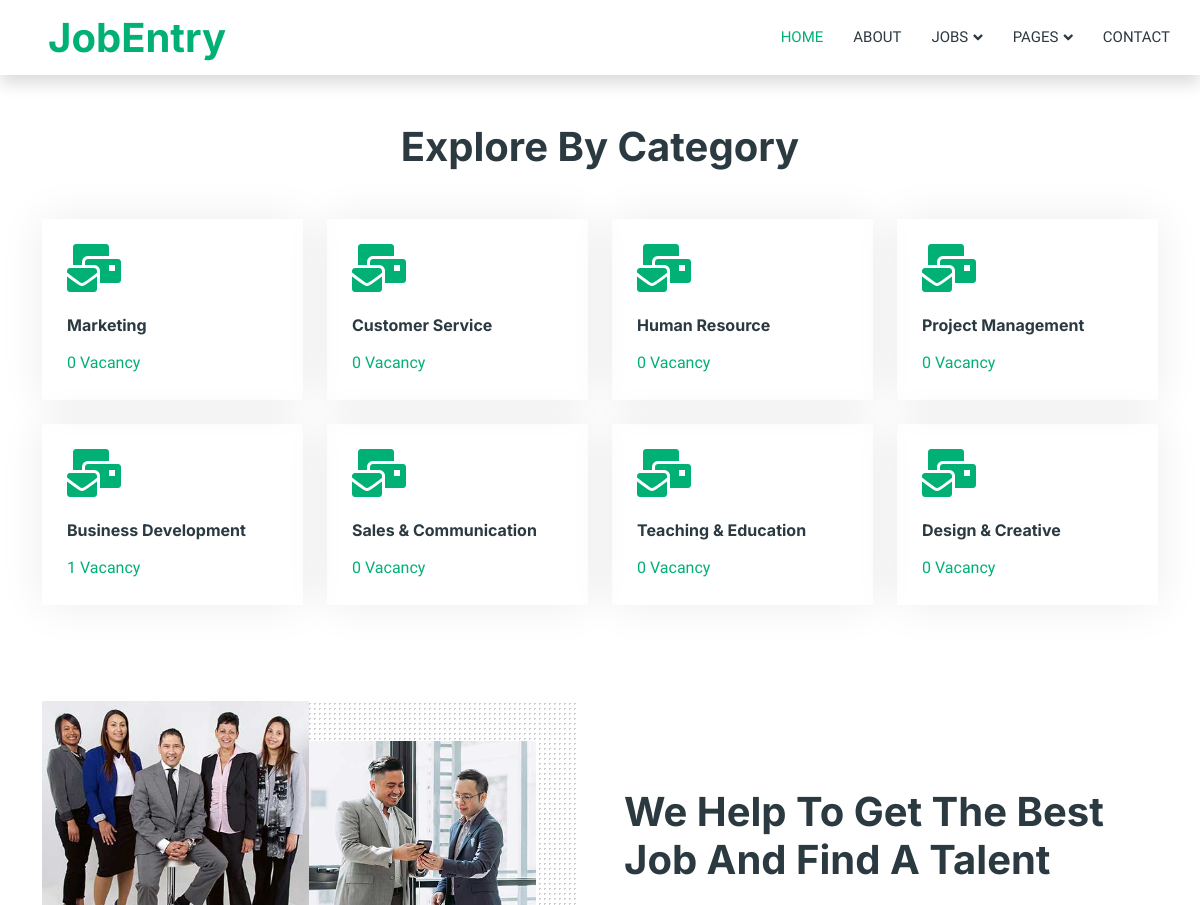
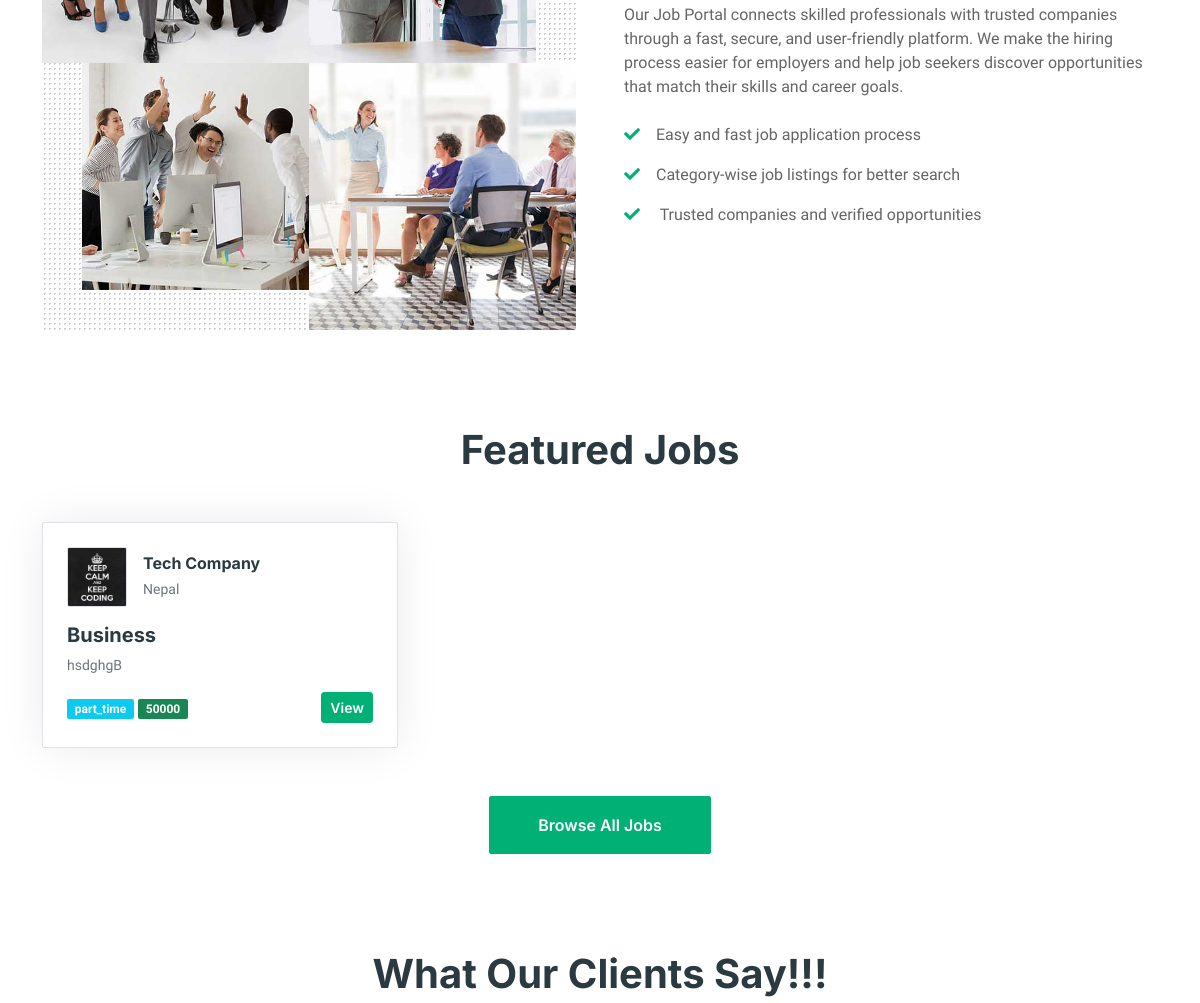
The app's page / (upper part), older data (2 pictures, top to bottom).
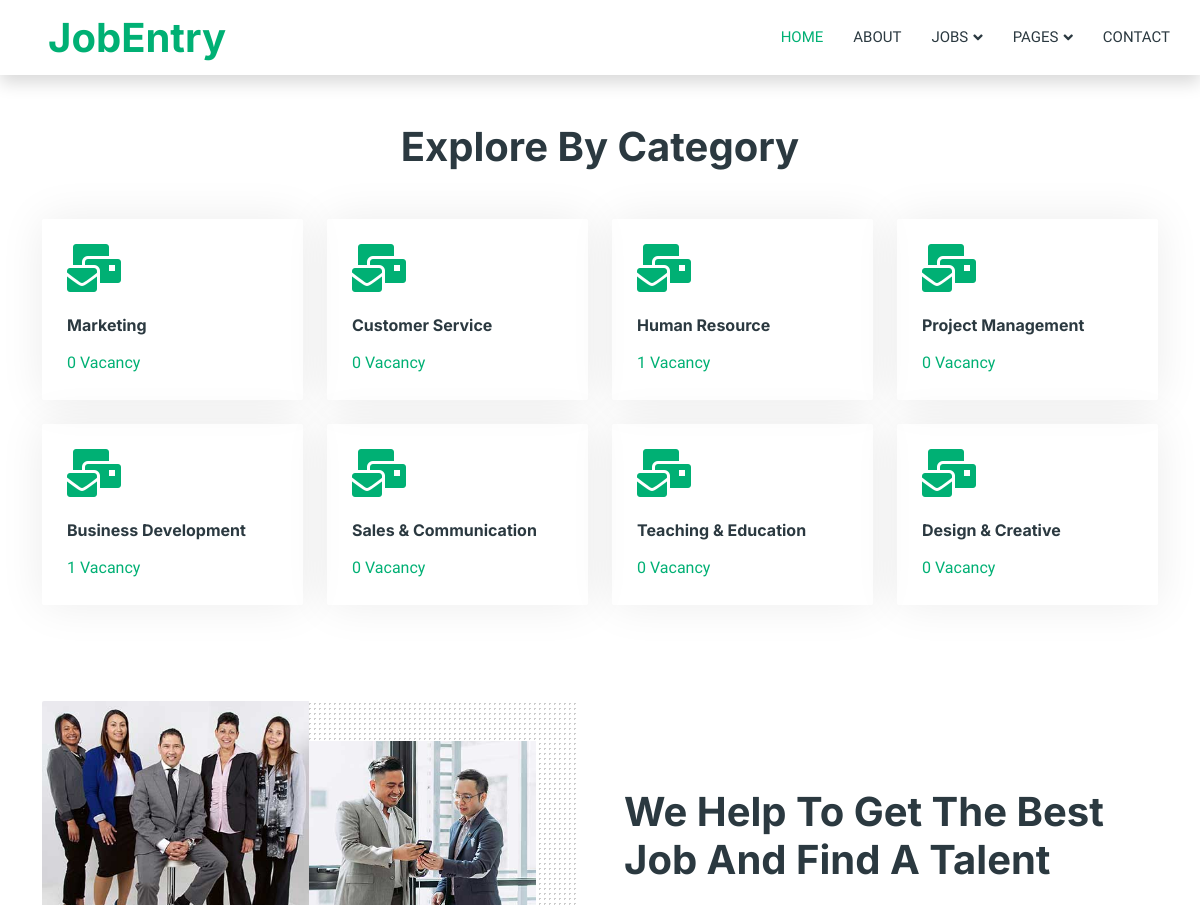
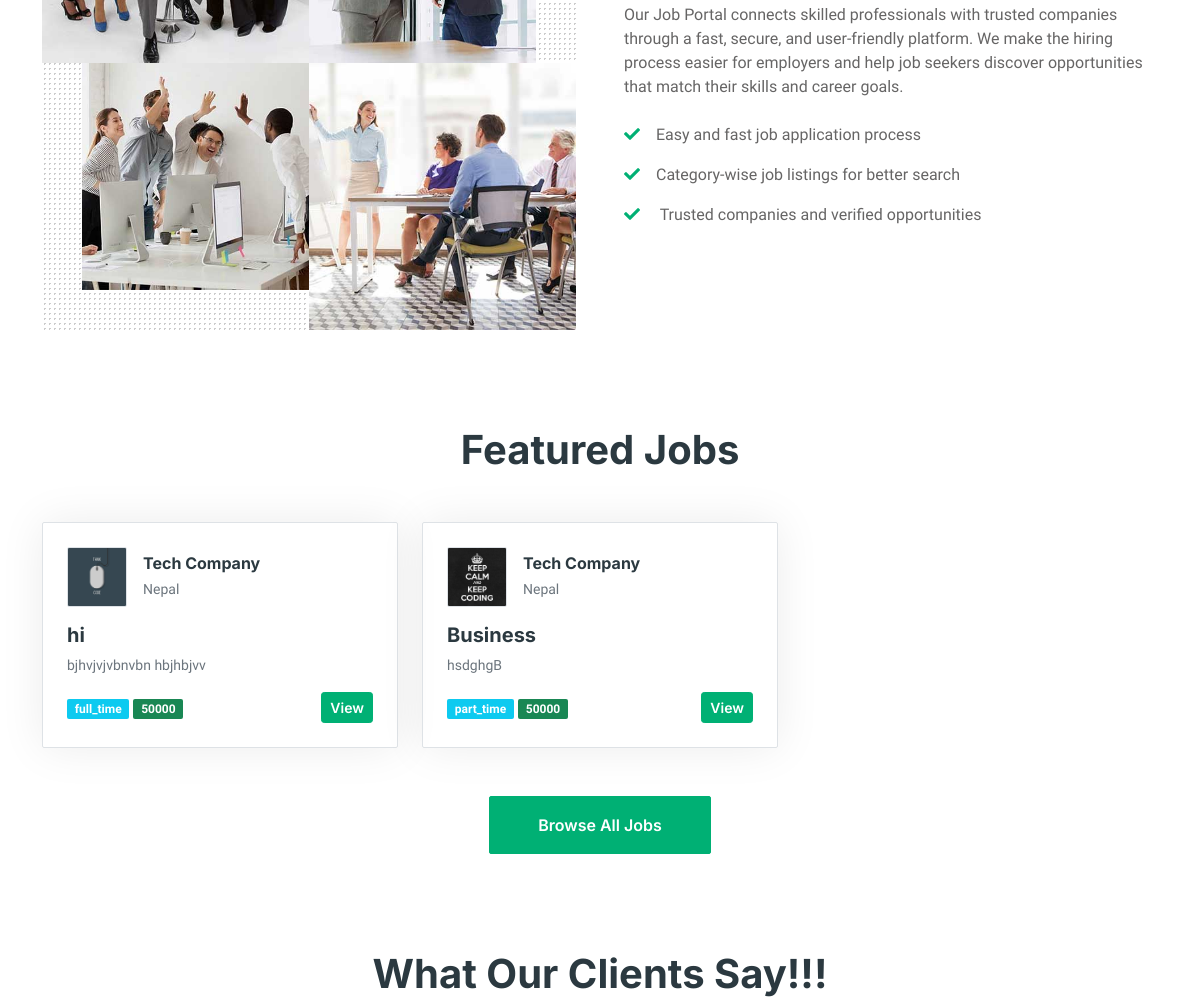
The same page, newer data (2 pictures, top to bottom).
### jobportal/models.py (models this page shows, shortened)
class TimeStamp(models.Model):
    created_at=models.DateTimeField(auto_now_add=True)
    updated_at=models.DateTimeField(auto_now=True)
    class Meta:
        abstract=True

class Category(TimeStamp):
    name=models.CharField(max_length=100,unique=True)
    class Meta:
        ordering=["name"]
        verbose_name="category"
        verbose_name_plural="Categories"

class JobPost(TimeStamp):
    JOB_TYPE=(
        ("full_time","Full Time"),
        ("part_time","Part Time"),
        ("internship","Internship"),
        ("remote","Remote"),
    )
    title=models.CharField(max_length=140)
    logo=models.ImageField( upload_to="company_logo/",blank=False)
    location=models.CharField(max_length=150)
    job_type=models.CharField(max_length=100,choices=JOB_TYPE)
    salary=models.CharField(max_length=100,blank=True)
    description=models.TextField()
    responsibility=models.TextField()
    qualification=models.TextField()
    summary=models.TextField(blank=True)
    category=models.ForeignKey(Category,on_delete=models.CASCADE)
    company=models.ForeignKey(Company,on_delete=models.CASCADE)

class Company(TimeStamp):
    name=models.CharField(max_length=100)
    description=models.TextField(blank=True)
    website=models.URLField(blank=True)
    location=models.CharField(max_length=150)

### jobportal/views.py (the view)
# urls.py: path("",views.HomeView.as_view(),name="home"),
class HomeView(TemplateView):
    template_name = "jobportal/home.html"
    def get_context_data(self, **kwargs):
        context = super().get_context_data(**kwargs)
        context["categories"] = Category.objects.annotate(
            total_jobs=Count("jobpost"))
        context["featured_jobs"] = JobPost.objects.select_related(
            "company", "category").order_by("-created_at")[:3]
        context["testimonials"] = Testimonial.objects.order_by(
            "-created_at")[:3]
        context["companies"] = Company.objects.order_by("-created_at")[:4]
        return context

### templates/jobportal/home.html (shortened to what this page needs)
{% extends "jobportal/base.html" %}
{% block content %}
            {% include "jobportal/home/category.html" %}
            {% include "jobportal/home/about.html" %}
            {% include "jobportal/home/jobs.html" %}
            {% include "jobportal/home/testimonial.html" %}
{% endblock content %}

### templates/jobportal/home/category.html
 {%  load static %}
 <div class="container-xxl py-5">
            <div class="container">
                <h1 class="text-center mb-5 wow fadeInUp" data-wow-delay="0.1s">Explore By Category</h1>
                <div class="row g-4">
                    {% for category in categories%}
                    <div class="col-lg-3 col-sm-6 wow fadeInUp" data-wow-delay="0.1s">
                        <a class="cat-item rounded p-4" href="{% url 'category_jobs' category.pk %}">
                            <i class="fa fa-3x fa-mail-bulk text-primary mb-4"></i>
                            <h6 class="mb-3">{{category.name}}</h6>
                            <p class="mb-0">{{category.total_jobs}} Vacancy</p>
                        </a>
                    </div>
                   {% endfor %}
                </div>
            </div>
        </div>

### templates/jobportal/home/Jobs.html
{% load static %}
        <div class="container-xxl py-5">
            <div class="container">
                <h1 class="text-center mb-5 wow fadeInUp" data-wow-delay="0.1s">Featured Jobs</h1>
                <div class="row g-4">
                        {% for job in featured_jobs %}
                    <div class="col-lg-4 col-md-6 wow fadeInUp" data-wow-delay="0.1s">
                        <div class="job-item p-4 border rounded h-100">
                            <div class="d-flex align-items-center mb-3">
                                <img class="flex-shrink-0 img-fluid border rounded" src="{{ job.logo.url }}" alt="" style="width: 60px; height: 60px; object-fit: cover;">
                                <div class="text-start ps-3 flex-grow-1">
                                    <h6 class="mb-1">{{job.company.name}}</h6>
                                    <small class="text-muted">{{job.company.location}}</small>
                                </div>
                            </div>
                            <h5 class="mb-2">{{job.title}}</h5>
                            <p class="text-muted small mb-3">{{job.description|truncatechars:50}}</p>
                            <div class="d-flex justify-content-between align-items-center">
                                <div>
                                    <span class="badge bg-info">{{job.job_type}}</span>
                                    <span class="badge bg-success">{{job.salary}}</span>
                                </div>
                                <a href="{% url 'job_detail' job.pk %}" class="btn btn-primary btn-sm">View</a>
                            </div>
                        </div>
                    </div>
                    {% endfor %}
                </div>
                <div class="text-center mt-5">
                    <a href="{% url 'job_list' %}" class="btn btn-primary py-3 px-5">Browse All Jobs</a>
                </div>
            </div>
        </div>

Row changes from the older to the newer data that the page shows:
computed for Category "Human Resource": total_jobs "0" → "1"
added JobPost: logo (picture), company.name "Tech Company", company.location "Nepal", title "hi", description "bjhvjvjvbnvbn hbjhbjvv", job_type "full_time", salary "50000"
